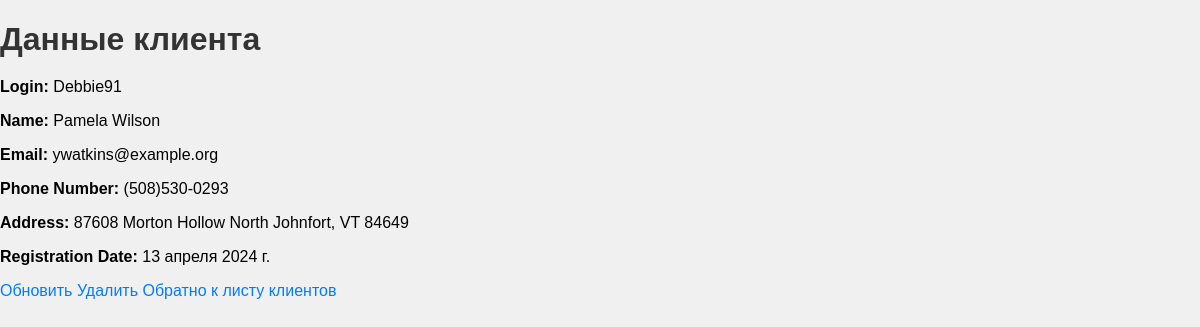
Screenshot of /view_client/4/ with the database file from the repository.
### apphw/models.py (models this page shows, shortened)
class Client(models.Model):
    login = models.CharField(max_length=30)
    password = models.CharField(max_length=30)
    name = models.CharField(max_length=50)
    email = models.EmailField()
    phone_number = models.CharField(max_length=15)
    address = models.TextField()
    registration_date = models.DateField(auto_now_add=True)

### apphw/views.py (the view)
# urls.py: path('view_client/<int:client_id>/', views.view_client, name='view_client'),
def view_client(request, client_id):
    client = get_object_or_404(Client, id=client_id)
    return render(request, 'view_client.html', {'client': client})

### apphw/templates/view_client.html (shortened to what this page needs)
<!DOCTYPE html>
<html lang="en">
    {% load static %}
<head>
    <link rel="stylesheet" href="{% static 'styles2.css' %}">
</head>
<body>
    <h1>Данные клиента</h1>
    <p><strong>Login:</strong> {{ client.login }}</p>
    <p><strong>Name:</strong> {{ client.name }}</p>
    <p><strong>Email:</strong> {{ client.email }}</p>
    <p><strong>Phone Number:</strong> {{ client.phone_number }}</p>
    <p><strong>Address:</strong> {{ client.address }}</p>
    <p><strong>Registration Date:</strong> {{ client.registration_date }}</p>
    <a href="{% url 'update_client' client.id %}">Обновить</a>
    <a href="{% url 'delete_client' client.id %}">Удалить</a>
    <a href="{% url 'client_list' %}">Обратно к листу клиентов</a>
</body>
</html>

### static/styles2.css (style rules this page uses)
body { font-family: Arial, sans-serif; margin: 0; padding: 0; background-color: #f0f0f0; }
h1 { color: #333; margin-bottom: 20px; }
a { color: #007bff; text-decoration: none; transition: color 0.3s ease; }

### rows the page displays
Client: login "Debbie91", name "Pamela Wilson", email "ywatkins@example.org", phone_number "(508)530-0293", address "87608 Morton Hollow North Johnfort, VT 84649", registration_date "13 апреля 2024 г."
